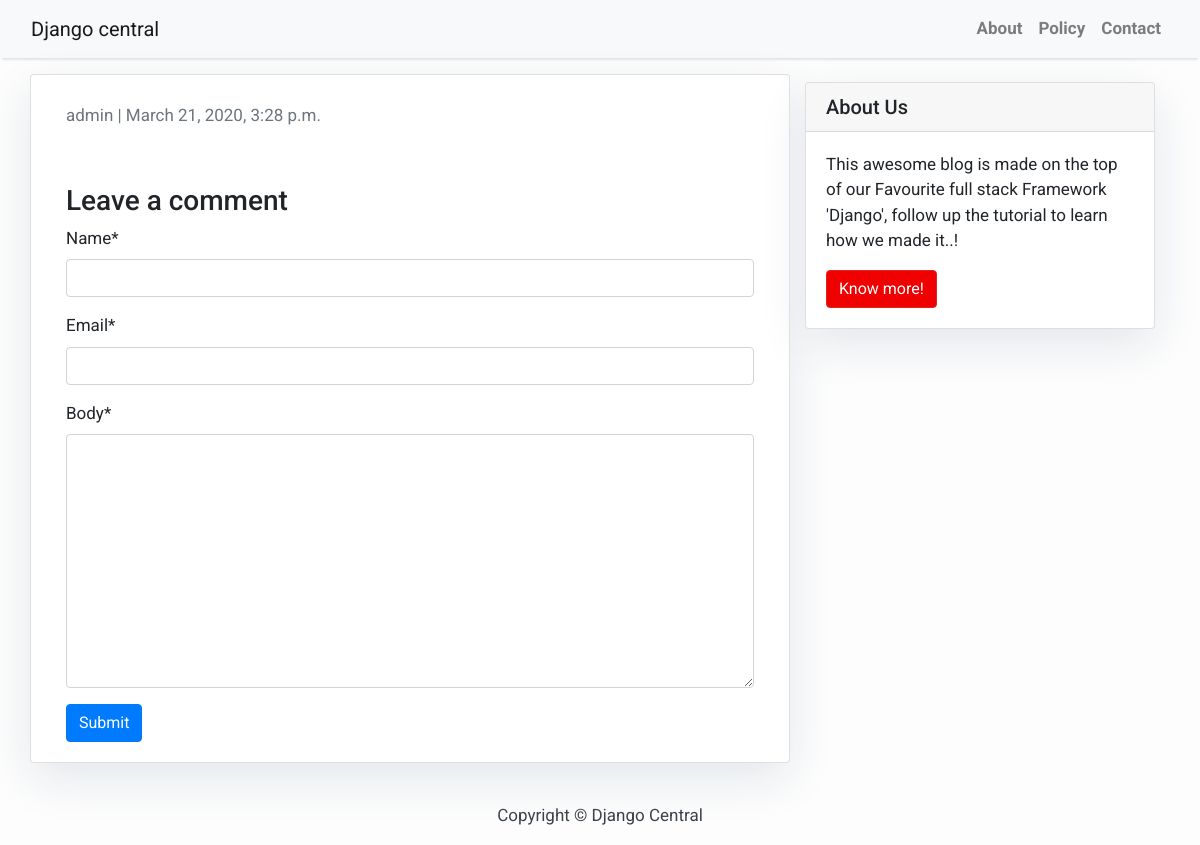
The page /blog/first-test/ on the database as committed earlier.
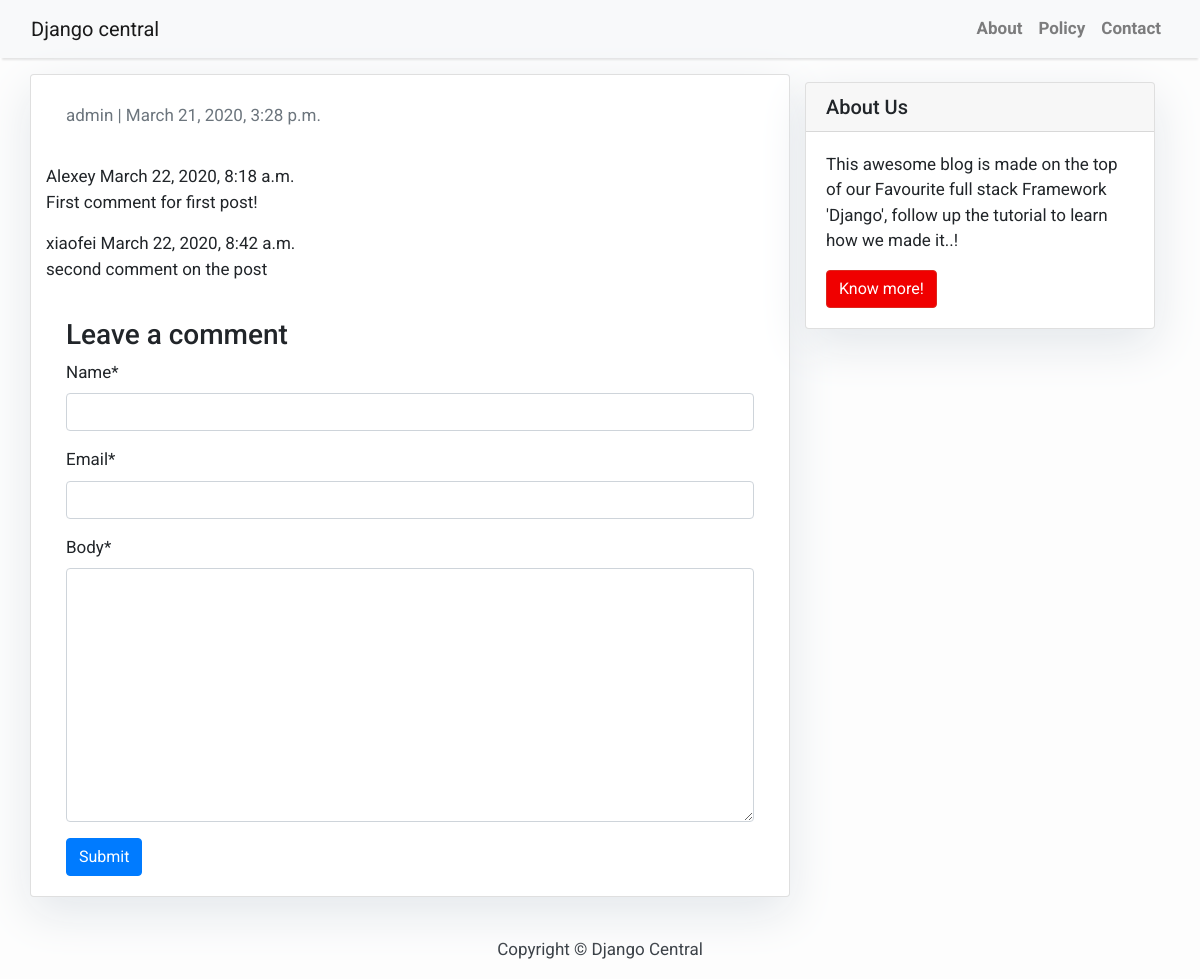
The same page on the database as committed later.
### blog/models.py (models this page shows, shortened)
class Post(models.Model):
	author = models.ForeignKey(User, on_delete=models.CASCADE, related_name='blog_posts')
	slug = models.SlugField(max_length=200, unique=True)
	title = models.CharField(max_length=200, unique=True)
	content = models.TextField()
	created_on = models.DateTimeField(auto_now_add=True)
	updated_on = models.DateTimeField(auto_now=True)
	status = models.IntegerField(choices=STATUS, default=0)
	class Meta:
		ordering = ['-created_on']

class Comment(models.Model):
	post = models.ForeignKey(Post, on_delete=models.CASCADE)
	name = models.CharField(max_length=80)
	email = models.EmailField()
	body = models.TextField()
	created_on = models.DateTimeField(auto_now_add=True)
	active = models.BooleanField(default=False)
	class Meta:
		ordering = ['created_on']

### blog/views.py (the view)
# urls.py: path('<slug:slug>/', views.detail, name='detail'),
def detail(request, slug):
	template_name = 'blog/detail.html'
	post = get_object_or_404(Post, slug=slug)
	comments = post.comment_set.filter(active=True)
	new_comment = None
	if request.method == 'POST':
		comment_form = CommentForm(data=request.POST)
		if( comment_form.is_valid()):
			new_comment = comment_form.save(commit = False)
			new_comment.post = post
			new_comment.save()
	else:
		comment_form = CommentForm()
	return render(request, template_name,
		{
			'post': post,
			'comments': comments,
			'new_comment': new_comment,
			'comment_form': comment_form
		})

### blog/forms.py
class CommentForm(forms.ModelForm):
    class Meta:
        model = Comment
        fields = ('name', 'email', 'body')

### blog/templates/blog/detail.html (shortened to what this page needs)
{% extends 'blog/base.html' %} {% block content %}
{% load crispy_forms_tags %}
<div class="container">
    <div class="row">
        <div class="col-md-8 card mb-4  mt-3 left  top">
            <div class="card-body">
                <p class=" text-muted">{{ post.author }} | {{ post.created_on }}</p>
            </div>
           {% for comment in comments %}
                <div class="comments">
                    {{comment.name}} <span>{{comment.created_on}}</span>
                    <div>{{comment.body | linebreaks}}</div>
                </div>
           {% endfor%}
           <div class="card-body">
           {% if new_comment %}
            <div class="alert alert-success" role="alert">
             Your comment is awaiting moderation
            </div>
           {% else %}
            <h3>Leave a comment </h3>
            <form method="post">
            {{comment_form | crispy}}
            <button type="submit" class="btn btn-primary">Submit</button>
            </form>
           {% endif %}
           </div>
        </div>
        {% block sidebar %} {% include 'blog/sidebar.html' %} {% endblock sidebar %}
    </div>
</div>
{% endblock content %}

### blog/templates/blog/base.html (shortened to what this page needs)
<!DOCTYPE html>
<html>
<head>
    <link rel="stylesheet" href="https://maxcdn.bootstrapcdn.com/bootstrap/4.0.0/css/bootstrap.min.css"
 />
</head>
<body>
    <nav class="navbar navbar-expand-lg navbar-light bg-light shadow" id="mainNav">
        <div class="container-fluid">
            <a class="navbar-brand" href="{% url 'blog:index' %}">Django central</a>
            <div class="collapse navbar-collapse" id="navbarResponsive">
                <ul class="navbar-nav ml-auto">
                    <li class="nav-item text-black">
                        <a class="nav-link text-black font-weight-bold" href="#">About</a>
                    </li>
                    <li class="nav-item text-black">
                        <a class="nav-link text-black font-weight-bold" href="#">Policy</a>
                    </li>
                    <li class="nav-item text-black">
                        <a class="nav-link text-black font-weight-bold" href="#">Contact</a>
                    </li>
                </ul>
            </div>
        </div>
    </nav>
    {% block content %}{% endblock content %}
    <footer class="py-3 bg-grey">
        <p class="m-0 text-dark text-center ">Copyright &copy; Django Central</p>
    </footer>
</body>
</html>

### blog/templates/blog/sidebar.html (shortened to what this page needs)
{% block sidebar %}
<div class="col-md-4 float-right ">
    <div class="card my-4">
        <h5 class="card-header">About Us</h5>
        <div class="card-body">
            <p class="card-text"> This awesome blog is made on the top of our Favourite full stack Framework 'Django', follow up the tutorial to learn how we made it..!</p>
            <a href="https://djangocentral.com/building-a-blog-application-with-django"
               class="btn btn-danger">Know more!</a>
        </div>
    </div>
</div>
{% endblock sidebar %}

### blog/templates/blog/base.html (style rules this page uses)
body { font-family: "Roboto", sans-serif; font-size: 17px; background-color: #fdfdfd; }
.shadow { box-shadow: 0 4px 2px -2px rgba(0, 0, 0, 0.1); }
.btn-danger { color: #fff; background-color: #f00000; border-color: #dc281e; }

### blog/templates/blog/sidebar.html (style rules this page uses)
.card { box-shadow: 0 16px 48px #E3E7EB; }

Rows that differ between the two databases and show on the page:
added Comment: name "Alexey", created_on "March 22, 2020, 8:18 a.m.", body "First comment for first post!"
added Comment: name "xiaofei", created_on "March 22, 2020, 8:42 a.m.", body "second comment on the post"
